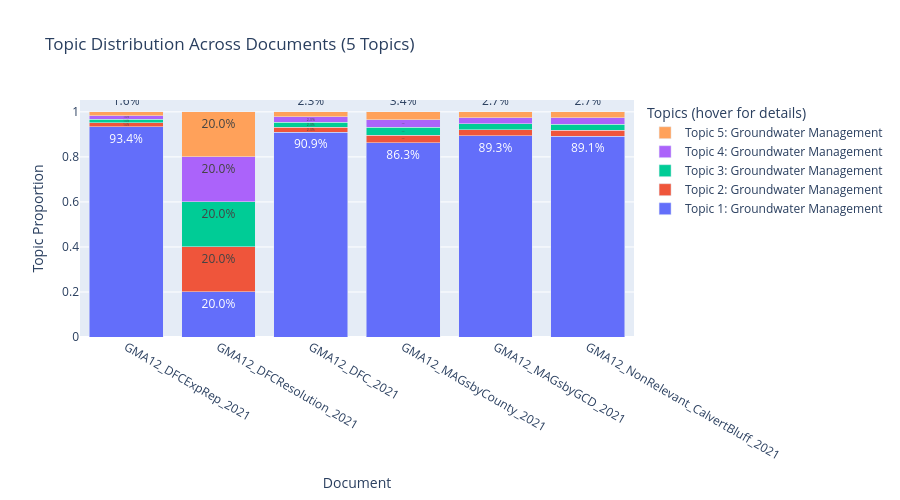

The notebook cell this image was saved under:
### Markdown cell above
### Topic Recommendations

When MINT API settings are configured in `.env`, the notebook can suggest model domains and tags to explore for each topic. These recommendations are optional and do not change the core topic model.

### Code cell
print('Creating topic distribution chart...\n')

topic_df, fig = sbp.plot_topic_distribution(
    doc_topic_dist,
    doc_names,
    topics_info,
    n_topics=n_topics,
)
fig.show()

print('✓ Visualization complete!')
print('\nTip: change n_topics above and rerun Step 3a to compare topic structures.')

### Figure 1 — Plotly figure (JSON) as saved in the notebook; plotly's stock layout.template omitted (floating-point values rounded to 4 significant figures)
{"data": [{"hoverinfo": "text", "hovertext": ["Topic 1: Groundwater Management<br>Document: GMA12_DFCExpRep_2021<br>Proportion: 93.4%<br>Keywords: carrizo, groundwater, aquifer, gcd, wilcox, carrizo wilcox<br>Description: Reports and planning documents for groundwater conservation and management in specific districts and aquifers.", "Topic 1: Groundwater Management<br>Document: GMA12_DFCResolution_2021<br>Proportion: 20.0%<br>Keywords: carrizo, groundwater, aquifer, gcd, wilcox, carrizo wilcox<br>Description: Reports and planning documents for groundwater conservation and management in specific districts and aquifers.", "Topic 1: Groundwater Management<br>Document: GMA12_DFC_2021<br>Proportion: 90.9%<br>Keywords: carrizo, groundwater, aquifer, gcd, wilcox, carrizo wilcox<br>Description: Reports and planning documents for groundwater conservation and management in specific districts and aquifers.", "Topic 1: Groundwater Management<br>Document: GMA12_MAGsbyCounty_2021<br>Proportion: 86.3%<br>Keywords: carrizo, groundwater, aquifer, gcd, wilcox, carrizo wilcox<br>Description: Reports and planning documents for groundwater conservation and management in specific districts and aquifers.", "Topic 1: Groundwater Management<br>Document: GMA12_MAGsbyGCD_2021<br>Proportion: 89.3%<br>Keywords: carrizo, groundwater, aquifer, gcd, wilcox, carrizo wilcox<br>Description: Reports and planning documents for groundwater conservation and management in specific districts and aquifers.", "Topic 1: Groundwater Management<br>Document: GMA12_NonRelevant_CalvertBluff_2021<br>Proportion: 89.1%<br>Keywords: carrizo, groundwater, aquifer, gcd, wilcox, carrizo wilcox<br>Description: Reports and planning documents for groundwater conservation and management in specific districts and aquifers."], "name": "Topic 1: Groundwater Management", "text": ["93.4%", "20.0%", "90.9%", "86.3%", "89.3%", "89.1%"], "textposition": "auto", "type": "bar", "x": ["GMA12_DFCExpRep_2021", "GMA12_DFCResolution_2021", "GMA12_DFC_2021", "GMA12_MAGsbyCounty_2021", "GMA12_MAGsbyGCD_2021", "GMA12_NonRelevant_CalvertBluff_2021"], "y": [0.934, 0.2, 0.9086, 0.8627, 0.8933, 0.8914]}, {"hoverinfo": "text", "hovertext": ["Topic 2: Groundwater Management<br>Document: GMA12_DFCExpRep_2021<br>Proportion: 1.6%<br>Keywords: regional, values, year, freestone, sparta aquifer, city aquifer<br>Description: Documents related to managing and planning groundwater resources in specific regions and aquifers.", "Topic 2: Groundwater Management<br>Document: GMA12_DFCResolution_2021<br>Proportion: 20.0%<br>Keywords: regional, values, year, freestone, sparta aquifer, city aquifer<br>Description: Documents related to managing and planning groundwater resources in specific regions and aquifers.", "Topic 2: Groundwater Management<br>Document: GMA12_DFC_2021<br>Proportion: 2.3%<br>Keywords: regional, values, year, freestone, sparta aquifer, city aquifer<br>Description: Documents related to managing and planning groundwater resources in specific regions and aquifers.", "Topic 2: Groundwater Management<br>Document: GMA12_MAGsbyCounty_2021<br>Proportion: 3.4%<br>Keywords: regional, values, year, freestone, sparta aquifer, city aquifer<br>Description: Documents related to managing and planning groundwater resources in specific regions and aquifers.", "Topic 2: Groundwater Management<br>Document: GMA12_MAGsbyGCD_2021<br>Proportion: 2.7%<br>Keywords: regional, values, year, freestone, sparta aquifer, city aquifer<br>Description: Documents related to managing and planning groundwater resources in specific regions and aquifers.", "Topic 2: Groundwater Management<br>Document: GMA12_NonRelevant_CalvertBluff_2021<br>Proportion: 2.7%<br>Keywords: regional, values, year, freestone, sparta aquifer, city aquifer<br>Description: Documents related to managing and planning groundwater resources in specific regions and aquifers."], "name": "Topic 2: Groundwater Management", "text": ["1.6%", "20.0%", "2.3%", "3.4%", "2.7%", "2.7%"], "textposition": "auto", "type": "bar", "x": ["GMA12_DFCExpRep_2021", "GMA12_DFCResolution_2021", "GMA12_DFC_2021", "GMA12_MAGsbyCounty_2021", "GMA12_MAGsbyGCD_2021", "GMA12_NonRelevant_CalvertBluff_2021"], "y": [0.01649, 0.2, 0.02284, 0.03433, 0.02669, 0.02716]}, {"hoverinfo": "text", "hovertext": ["Topic 3: Groundwater Management<br>Document: GMA12_DFCExpRep_2021<br>Proportion: 1.6%<br>Keywords: regional, values, year, freestone, sparta aquifer, city aquifer<br>Description: Documents related to groundwater management areas, aquifer storage, and regional water planning.", "Topic 3: Groundwater Management<br>Document: GMA12_DFCResolution_2021<br>Proportion: 20.0%<br>Keywords: regional, values, year, freestone, sparta aquifer, city aquifer<br>Description: Documents related to groundwater management areas, aquifer storage, and regional water planning.", "Topic 3: Groundwater Management<br>Document: GMA12_DFC_2021<br>Proportion: 2.3%<br>Keywords: regional, values, year, freestone, sparta aquifer, city aquifer<br>Description: Documents related to groundwater management areas, aquifer storage, and regional water planning.", "Topic 3: Groundwater Management<br>Document: GMA12_MAGsbyCounty_2021<br>Proportion: 3.4%<br>Keywords: regional, values, year, freestone, sparta aquifer, city aquifer<br>Description: Documents related to groundwater management areas, aquifer storage, and regional water planning.", "Topic 3: Groundwater Management<br>Document: GMA12_MAGsbyGCD_2021<br>Proportion: 2.7%<br>Keywords: regional, values, year, freestone, sparta aquifer, city aquifer<br>Description: Documents related to groundwater management areas, aquifer storage, and regional water planning.", "Topic 3: Groundwater Management<br>Document: GMA12_NonRelevant_CalvertBluff_2021<br>Proportion: 2.7%<br>Keywords: regional, values, year, freestone, sparta aquifer, city aquifer<br>Description: Documents related to groundwater management areas, aquifer storage, and regional water planning."], "name": "Topic 3: Groundwater Management", "text": ["1.6%", "20.0%", "2.3%", "3.4%", "2.7%", "2.7%"], "textposition": "auto", "type": "bar", "x": ["GMA12_DFCExpRep_2021", "GMA12_DFCResolution_2021", "GMA12_DFC_2021", "GMA12_MAGsbyCounty_2021", "GMA12_MAGsbyGCD_2021", "GMA12_NonRelevant_CalvertBluff_2021"], "y": [0.01649, 0.2, 0.02284, 0.03433, 0.02669, 0.02716]}, {"hoverinfo": "text", "hovertext": ["Topic 4: Groundwater Management<br>Document: GMA12_DFCExpRep_2021<br>Proportion: 1.6%<br>Keywords: regional, values, year, freestone, sparta aquifer, city aquifer<br>Description: Documents related to groundwater management areas, aquifer storage, and regional water planning.", "Topic 4: Groundwater Management<br>Document: GMA12_DFCResolution_2021<br>Proportion: 20.0%<br>Keywords: regional, values, year, freestone, sparta aquifer, city aquifer<br>Description: Documents related to groundwater management areas, aquifer storage, and regional water planning.", "Topic 4: Groundwater Management<br>Document: GMA12_DFC_2021<br>Proportion: 2.3%<br>Keywords: regional, values, year, freestone, sparta aquifer, city aquifer<br>Description: Documents related to groundwater management areas, aquifer storage, and regional water planning.", "Topic 4: Groundwater Management<br>Document: GMA12_MAGsbyCounty_2021<br>Proportion: 3.4%<br>Keywords: regional, values, year, freestone, sparta aquifer, city aquifer<br>Description: Documents related to groundwater management areas, aquifer storage, and regional water planning.", "Topic 4: Groundwater Management<br>Document: GMA12_MAGsbyGCD_2021<br>Proportion: 2.7%<br>Keywords: regional, values, year, freestone, sparta aquifer, city aquifer<br>Description: Documents related to groundwater management areas, aquifer storage, and regional water planning.", "Topic 4: Groundwater Management<br>Document: GMA12_NonRelevant_CalvertBluff_2021<br>Proportion: 2.7%<br>Keywords: regional, values, year, freestone, sparta aquifer, city aquifer<br>Description: Documents related to groundwater management areas, aquifer storage, and regional water planning."], "name": "Topic 4: Groundwater Management", "text": ["1.6%", "20.0%", "2.3%", "3.4%", "2.7%", "2.7%"], "textposition": "auto", "type": "bar", "x": ["GMA12_DFCExpRep_2021", "GMA12_DFCResolution_2021", "GMA12_DFC_2021", "GMA12_MAGsbyCounty_2021", "GMA12_MAGsbyGCD_2021", "GMA12_NonRelevant_CalvertBluff_2021"], "y": [0.01649, 0.2, 0.02284, 0.03433, 0.02669, 0.02716]}, {"hoverinfo": "text", "hovertext": ["Topic 5: Groundwater Management<br>Document: GMA12_DFCExpRep_2021<br>Proportion: 1.6%<br>Keywords: regional, values, year, freestone, sparta aquifer, city aquifer<br>Description: Documents related to groundwater management areas, aquifer storage, and regional water planning.", "Topic 5: Groundwater Management<br>Document: GMA12_DFCResolution_2021<br>Proportion: 20.0%<br>Keywords: regional, values, year, freestone, sparta aquifer, city aquifer<br>Description: Documents related to groundwater management areas, aquifer storage, and regional water planning.", "Topic 5: Groundwater Management<br>Document: GMA12_DFC_2021<br>Proportion: 2.3%<br>Keywords: regional, values, year, freestone, sparta aquifer, city aquifer<br>Description: Documents related to groundwater management areas, aquifer storage, and regional water planning.", "Topic 5: Groundwater Management<br>Document: GMA12_MAGsbyCounty_2021<br>Proportion: 3.4%<br>Keywords: regional, values, year, freestone, sparta aquifer, city aquifer<br>Description: Documents related to groundwater management areas, aquifer storage, and regional water planning.", "Topic 5: Groundwater Management<br>Document: GMA12_MAGsbyGCD_2021<br>Proportion: 2.7%<br>Keywords: regional, values, year, freestone, sparta aquifer, city aquifer<br>Description: Documents related to groundwater management areas, aquifer storage, and regional water planning.", "Topic 5: Groundwater Management<br>Document: GMA12_NonRelevant_CalvertBluff_2021<br>Proportion: 2.7%<br>Keywords: regional, values, year, freestone, sparta aquifer, city aquifer<br>Description: Documents related to groundwater management areas, aquifer storage, and regional water planning."], "name": "Topic 5: Groundwater Management", "text": ["1.6%", "20.0%", "2.3%", "3.4%", "2.7%", "2.7%"], "textposition": "auto", "type": "bar", "x": ["GMA12_DFCExpRep_2021", "GMA12_DFCResolution_2021", "GMA12_DFC_2021", "GMA12_MAGsbyCounty_2021", "GMA12_MAGsbyGCD_2021", "GMA12_NonRelevant_CalvertBluff_2021"], "y": [0.01649, 0.2, 0.02284, 0.03433, 0.02669, 0.02716]}], "layout": {"barmode": "stack", "height": 500, "legend": {"orientation": "v", "title": {"text": "Topics (hover for details)"}, "x": 1.02, "xanchor": "left", "y": 1, "yanchor": "top"}, "title": {"text": "Topic Distribution Across Documents (5 Topics)"}, "xaxis": {"title": {"text": "Document"}}, "yaxis": {"title": {"text": "Topic Proportion"}}}}
